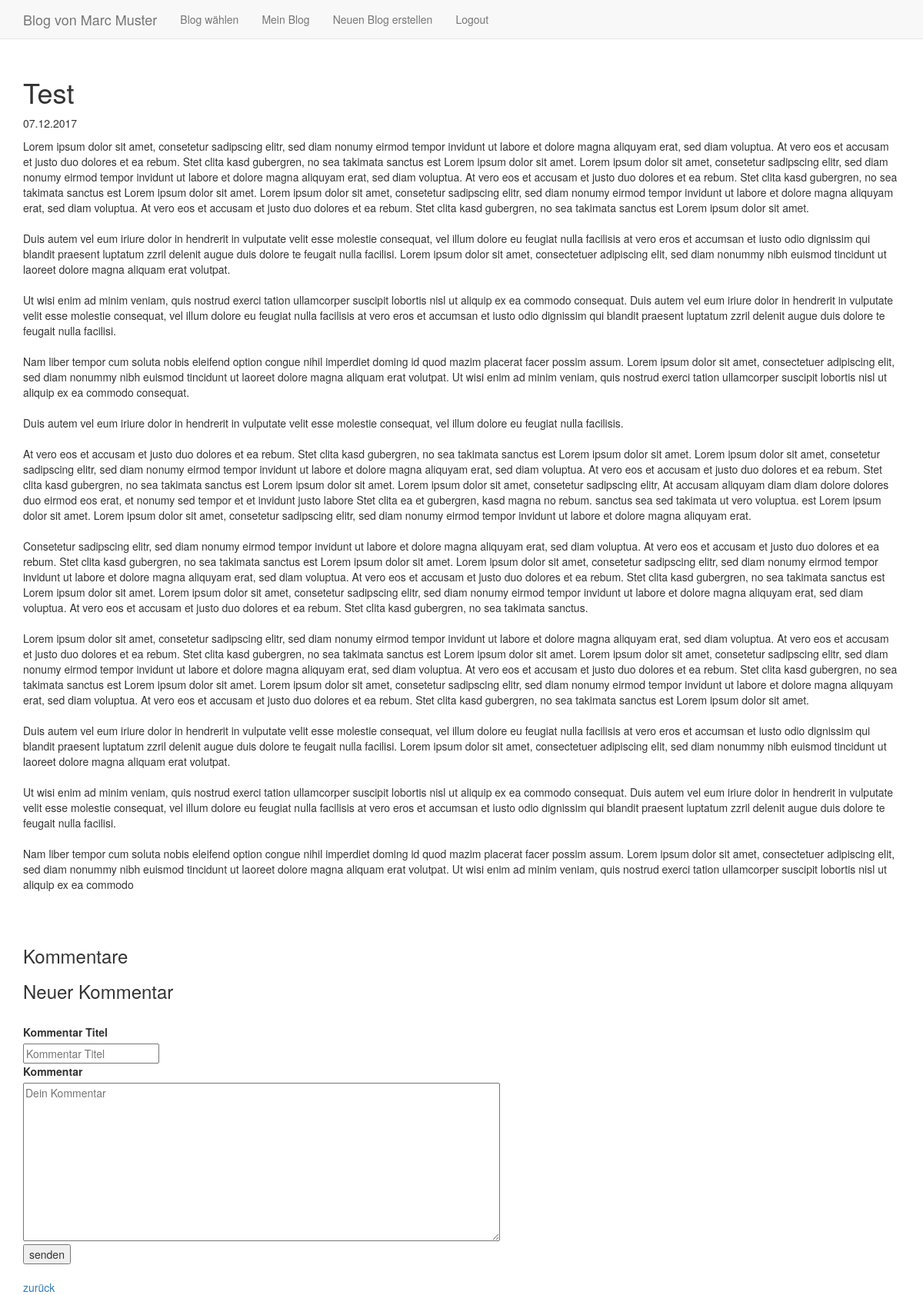
Page /index.php?function=entries_member_details&bid=1&eid=52 (signed in) on the committed database.
### tables this page shows
CREATE TABLE "user" (
	`uid`	INTEGER PRIMARY KEY AUTOINCREMENT,
	`name`	TEXT,
	`email`	TEXT NOT NULL UNIQUE,
	`password`	TEXT NOT NULL,
	`role`	INTEGER NOT NULL
);

CREATE TABLE `entry` (
	`eid`	INTEGER PRIMARY KEY AUTOINCREMENT,
	`uid`	INTEGER NOT NULL,
	`tid`	INTEGER,
	`datetime`	INTEGER NOT NULL,
	`title`	TEXT NOT NULL,
	`content`	TEXT NOT NULL,
	`picture1`	TEXT,
	`picture2`	TEXT,
	`picture3`	TEXT,
	FOREIGN KEY(`uid`) REFERENCES `user`(`uid`),
	FOREIGN KEY(`tid`) REFERENCES `topic`(`tid`)
);

### include/functions_db.php (called while the page is built, shortened)
<?php
  function getUserName($uid) {
	$db = getValue('cfg_db');
	$result = $db->query("SELECT name, email FROM user WHERE uid=".$uid);
	if ($user = $result->fetchArray()) {
	  if (strlen($user[0]) > 0) return $user[0];
	  else return $user[1];
	} else return "";
  }
  function getEntry($eid) {
	$db = getValue('cfg_db');
	$result = $db->query("SELECT eid, datetime, title, content, picture1, picture2, picture3 FROM entry WHERE eid=$eid");
	if ($entry = $result->fetchArray()) {
	  return $entry;
	} else return "";
  }
?>

### index.php (the view, shortened to what this page needs)
<?php
  require_once("include/functions.php");
  require_once("include/functions_db.php");
  if (isset($_GET['function'])) $function = $_GET['function'];
  else $function = "login";
  if (isset($_GET['bid'])) $blogId = $_GET['bid'];
  else $blogId = 0;
?>
<!DOCTYPE html>
<html lang="de">
<head>
  <link href="css/bootstrap.min.css" rel="stylesheet" />
</head>
<body>
  <nav class="navbar navbar-default navbar-fixed-top">
	<div class="container">
      <div class="navbar-header">
		<a class="navbar-brand"><?= getMenuTitle($blogId); ?></a>
      </div>
      <ul class="nav navbar-nav">
		<?= getMenu($blogId); ?>
      </ul>
	</div>
  </nav>
  <div class="container" style="margin-top:80px">
  <?php
	require_once("$function.php");
  ?>
  </div>
</body>
</html>

### entries_member_details.php (shortened to what this page needs)
<?php
    if(getUserIdFromSession() == true) {
        $detailBlog = getEntry($entryId);
        echo ' <div class="Entry">
            <div class="title">
              <h1>';
              echo $detailBlog['title'];
        echo '</h1>
            </div>
            <div class="created_on">
              <p>';
              echo date('d.m.Y',$detailBlog['datetime']);
        echo '</p>
            </div>
            <div class="clontent">
              <p>';
        echo nl2br($detailBlog['content']);
        echo '<p/>
            </div>
          </div>';
        echo "<br><br>";
        echo "<h3>Kommentare</h3>";
      }
    ?>
<h3>Neuer Kommentar</h3>
  <form method="post" action='<?= $_SERVER['PHP_SELF']."?function=entries_member_details"; ?>'>
        <label for="commentTitle">Kommentar Titel</label>
      <div>
    	   <input type="text" id="title" name="titleComment" placeholder="Kommentar Titel" required="required"/>
      </div>
        <label for="contentComment">Kommentar</label>
      <div>
        <textarea name="contentComment" rows="10" cols="80" placeholder="Dein Kommentar"></textarea>
      </div>
      <div>
    	   <button type="submit">senden</button>
      </div>
    </form>
    <?= '<br><a href="index.php?function=entries_member&bid='.$blogId.'">zurück</a>';?>

### rows in the picture
user: name "Blog von Marc Muster"
entry: title "Test", datetime "07.12.2017", content "Lorem ipsum dolor sit amet, consetetur sadipscing elitr, sed diam nonumy eirmod tempor invidunt ut labore et dolore magna aliquyam erat, sed diam voluptua. At vero eos et accusam et justo duo dolores et ea rebum. Stet clita kasd gubergren, no sea takimata sanctus est Lorem ipsum dolor sit amet. Lorem ipsum dolor sit amet, consetetur sadipscing elitr, sed diam nonumy eirmod tempor invidunt ut labore et dolore magna aliquyam erat, sed diam voluptua. At vero eos et accusam et justo duo dolores et ea rebum. Stet clita kasd gubergren, no sea takimata sanctus est Lorem ipsum dolor sit amet. Lorem ipsum dolor sit amet, consetetur sadipscing elitr, sed diam nonumy eirmod tempor invidunt ut labore…"
